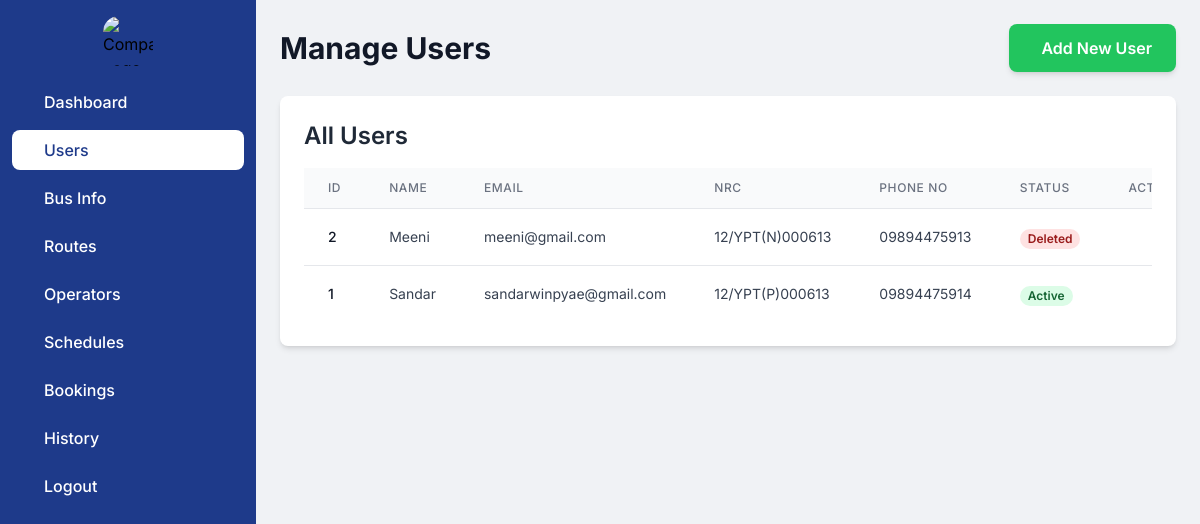
Page /admindashboard/user_home/ on the earlier database version.
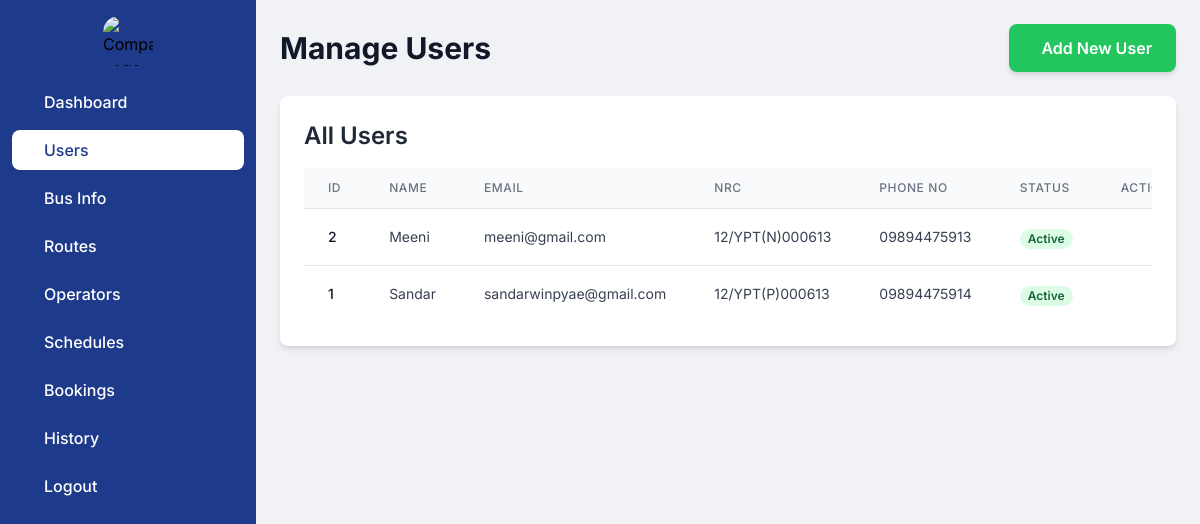
Same page on the later database version.
### myapp/models.py (models this page shows, shortened)
class User(models.Model):
    user_id = models.AutoField(primary_key=True)
    name = models.CharField(max_length=30)
    email = models.EmailField(unique=True)
    password = models.CharField(max_length=30)
    nrc = models.CharField(max_length=30,unique=True,null=True)
    address = models.CharField(max_length=100,default='')
    phone_no = models.CharField(max_length=11,null=True)
    del_flag = models.IntegerField(default=0)
    created_date = models.DateTimeField(auto_now_add=True)
    updated_date = models.DateTimeField(auto_now=True)
    class Meta:
        verbose_name_plural = "Users"

### myapp/views.py (the view)
# urls.py: path('admindashboard/user_home/',views.user_home,name='user_home'),
def user_home(request):
    users = User.objects.all().order_by('name')
    return render(request,'admin/user_home.html',{'users' : users})

### myapp/context_processors.py (called while the page is built)
def route_choices(request):
    origins = Route.objects.values_list('origin', flat=True).distinct()
    destinations = Route.objects.values_list('destination', flat=True).distinct()
    return {
        'origins': origins,
        'destinations': destinations
    }

### templates/admin/user_home.html (shortened to what the changed rows need)
<!DOCTYPE html>
<html lang="en">
<head>
    <script src="https://cdn.tailwindcss.com"></script>
</head>
<body class="flex flex-col md:flex-row h-screen">
    <div class="flex-grow p-4 md:p-6 overflow-y-auto md:ml-64">
        <div class="flex flex-col md:flex-row md:items-center md:justify-between mb-6">
            <h1 class="text-2xl md:text-3xl font-bold text-gray-900 mb-4 md:mb-0">Manage Users</h1>
        </div>
        <div class="bg-white rounded-lg shadow-md p-4 md:p-6 mb-6">
            <h2 class="text-xl md:text-2xl font-semibold text-gray-800 mb-4">All Users</h2>
            <div class="overflow-x-auto">
                <table class="min-w-full divide-y divide-gray-200">
                    <thead class="bg-gray-50">
                        <tr>
                            <th scope="col" class="px-3 md:px-6 py-3 text-left text-xs font-medium text-gray-500 uppercase tracking-wider">ID</th>
                            <th scope="col" class="px-3 md:px-6 py-3 text-left text-xs font-medium text-gray-500 uppercase tracking-wider">Name</th>
                            <th scope="col" class="px-3 md:px-6 py-3 text-left text-xs font-medium text-gray-500 uppercase tracking-wider">Email</th>
                            <th scope="col" class="px-3 md:px-6 py-3 text-left text-xs font-medium text-gray-500 uppercase tracking-wider">Nrc</th>
                            <th scope="col" class="px-3 md:px-6 py-3 text-left text-xs font-medium text-gray-500 uppercase tracking-wider">Phone No</th>
                            <th scope="col" class="px-3 md:px-6 py-3 text-left text-xs font-medium text-gray-500 uppercase tracking-wider">Status</th>
                            <th scope="col" class="px-3 md:px-6 py-3 text-left text-xs font-medium text-gray-500 uppercase tracking-wider">Actions</th>
                        </tr>
                    </thead>
                    <tbody class="bg-white divide-y divide-gray-200">
                        {% if users %}
                            {% for user_obj in users %}
                            <tr>
                                <td class="px-3 md:px-6 py-4 whitespace-nowrap text-sm font-medium text-gray-900">{{ user_obj.user_id }}</td>
                                <td class="px-3 md:px-6 py-4 whitespace-nowrap text-sm text-gray-700">{{ user_obj.name }}</td>
                                <td class="px-3 md:px-6 py-4 whitespace-nowrap text-sm text-gray-700">{{ user_obj.email }}</td>
                                <td class="px-3 md:px-6 py-4 whitespace-nowrap text-sm text-gray-700">{{ user_obj.nrc }}</td>
                                <td class="px-3 md:px-6 py-4 whitespace-nowrap text-sm text-gray-700">{{ user_obj.phone_no }}</td>
                                <td class="px-3 md:px-6 py-4 whitespace-nowrap">
                                    <span class="px-2 inline-flex text-xs leading-5 font-semibold rounded-full {% if user_obj.del_flag == 0 %}bg-green-100 text-green-800{% else %}bg-red-100 text-red-800{% endif %}">
                                        {% if user_obj.del_flag == 0 %}Active{% else %}Deleted{% endif %}
                                    </span>
                                </td>
                                <td class="px-3 md:px-6 py-4 whitespace-nowrap text-left text-sm font-medium">
                                </td>
                            </tr>
                            {% endfor %}
                        {% else %}
                            <tr><td colspan="7" class="px-3 md:px-6 py-4 text-center text-gray-500">No users found.</td></tr>
                        {% endif %}
                    </tbody>
                </table>
            </div>
        </div>
    </div>
</body>
</html>

Differences in the rows shown:
changed User "Meeni": del_flag "Deleted" → "Active"
